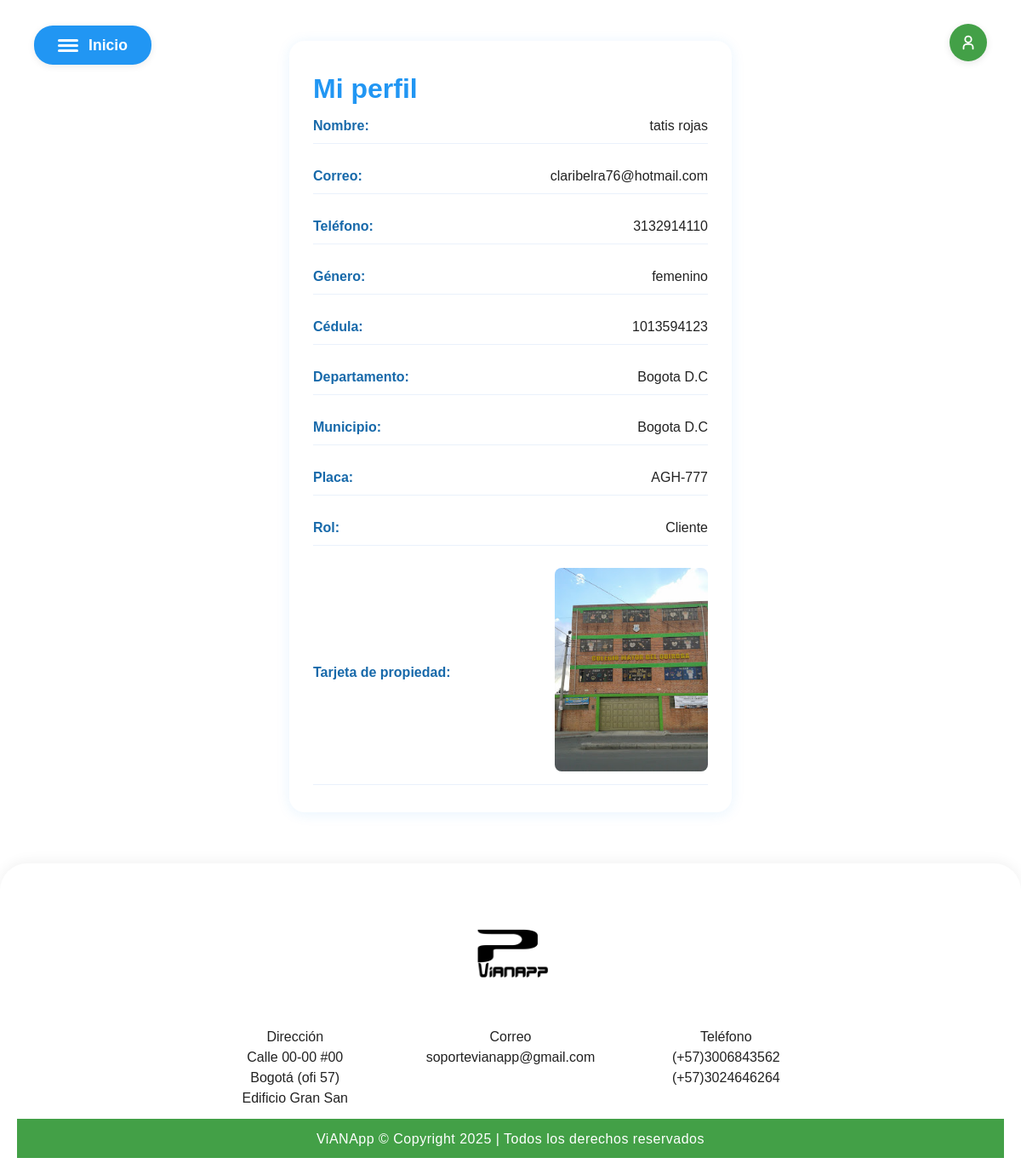
Page /profile/ (signed in) on the committed database.
### core/models.py (models this page shows, shortened)
class Profile(models.Model):
    ROLES = (
        ('admin', 'Admin'),
        ('cliente', 'Cliente'),
        ('parqueadero', 'Parqueadero'),
    )
    user = models.OneToOneField(User, on_delete=models.CASCADE)
    rol = models.CharField(max_length=20, choices=ROLES, default='cliente')
    nombres = models.CharField(max_length=100)
    apellidos = models.CharField(max_length=100)
    telefono = models.CharField(max_length=20)
    genero = models.CharField(max_length=20, blank=True)
    cedula = models.CharField(max_length=30)
    departamento = models.CharField(max_length=50)
    municipio = models.CharField(max_length=50)
    placa = models.CharField(max_length=20)
    tarjeta = models.ImageField(upload_to='tarjetas/', blank=True, null=True)

### core/urls.py (the view)
# urls.py: path('profile/', profile, name='profile'),
@login_required
def profile(request):
    return render(request, 'core/profile.html', {'user': request.user, 'profile': request.user.profile})

### core/templates/core/profile.html (shortened to what this page needs)
{% extends 'core/base.html' %}
{% load static %}
    {% block content %}
    <div class="profile-outer">
        <h1 class="azul">Mi perfil</h1>
        <div class="profile-card">
            <div class="profile-row">
                <span class="profile-label">Nombre:</span>
                <span class="profile-value">{{ profile.nombres }} {{ profile.apellidos }}</span>
            </div>
            <div class="profile-row">
                <span class="profile-label">Correo:</span>
                <span class="profile-value">{{ user.email }}</span>
            </div>
            <div class="profile-row">
                <span class="profile-label">Teléfono:</span>
                <span class="profile-value">{{ profile.telefono }}</span>
            </div>
            <div class="profile-row">
                <span class="profile-label">Género:</span>
                <span class="profile-value">{{ profile.genero }}</span>
            </div>
            <div class="profile-row">
                <span class="profile-label">Cédula:</span>
                <span class="profile-value">{{ profile.cedula }}</span>
            </div>
            <div class="profile-row">
                <span class="profile-label">Departamento:</span>
                <span class="profile-value">{{ profile.departamento }}</span>
            </div>
            <div class="profile-row">
                <span class="profile-label">Municipio:</span>
                <span class="profile-value">{{ profile.municipio }}</span>
            </div>
            <div class="profile-row">
                <span class="profile-label">Placa:</span>
                <span class="profile-value">{{ profile.placa }}</span>
            </div>
            <div class="profile-row">
                <span class="profile-label">Rol:</span>
                <span class="profile-value">{{ profile.rol|title }}</span>
            </div>
            {% if profile.tarjeta %}
            <div class="profile-row">
                <span class="profile-label">Tarjeta de propiedad:</span>
                <span class="profile-value"><img src="{{ profile.tarjeta.url }}" alt="Tarjeta" style="max-width:180px; border-radius:8px;" /></span>
            </div>
            {% endif %}
        </div>
    </div>
    {% endblock %}

### core/templates/core/base.html (shortened to what this page needs)
<!DOCTYPE html>
<html lang="es">
<head>
    {% load static %}
    <link rel="stylesheet" href="{% static 'core/style.css' %}">
</head>
<body>
    <a href="/" class="btn-inicio" id="inicio-link" style="display: flex; align-items: center; gap: 8px;">
        <span class="menu-icon" id="menu-toggle" style="cursor:pointer; display: flex; flex-direction: column; gap: 3px;">
            <span class="menu-line"></span>
            <span class="menu-line"></span>
            <span class="menu-line"></span>
        </span>
        <span>Inicio</span>
    </a>
    <div class="btns-superior-derecha">
        {% if user.is_authenticated %}
            <div class="user-menu-container">
                <a href="#" class="btn-circular" id="user-menu-toggle">
                    <svg width="22" height="22" viewBox="0 0 24 24" fill="none" stroke="#fff" stroke-width="2" stroke-linecap="round" stroke-linejoin="round"><circle cx="12" cy="8" r="4"/><path d="M6 20v-2a4 4 0 0 1 4-4h4a4 4 0 0 1 4 4v2"/></svg>
                </a>
            </div>
        {% endif %}
    </div>
    {% block content %}{% endblock %}
    <footer class="footer-vianapp">
        <div class="footer-content">
            <div class="footer-logo footer-logo-left">
                <img src="{% static 'core/img/logofooter.png' %}" alt="VianApp Logo">
            </div>
            <div class="footer-info footer-info-horizontal">
                <div class="footer-col">
                    <span class="footer-title">Dirección</span><br>
                    Calle 00-00 #00<br>
                    Bogotá (ofi 57)<br>
                    Edificio Gran San
                </div>
                <div class="footer-col">
                    <span class="footer-title">Correo</span><br>
                    soportevianapp@gmail.com
                </div>
                <div class="footer-col">
                    <span class="footer-title">Teléfono</span><br>
                    (+57)3006843562<br>
                    (+57)3024646264
                </div>
            </div>
        </div>
        <div class="footer-copyright">
            <span>ViANApp &copy; Copyright 2025 | Todos los derechos reservados</span>
        </div>
    </footer>
</body>
</html>

### core/static/core/style.css (style rules this page uses)
* { margin: 0; padding: 0; box-sizing: border-box; }
.azul { color: #2196f3 !important; font-weight: 700; }
body { font-family: Arial, sans-serif; line-height: 1.5; }
.btn-inicio { position: absolute; top: 30px; left: 40px; background: #2196f3; color: #fff; padding: 10px 28px; border-radius: 22px; font-size: 1.1rem; font-weight: 600; text-decoration: none; box-shadow: 0 2px 8px rgba(0,0,0,0.08); z-index: 10; transition: background 0.2s; }
.btns-superior-derecha { position: absolute; top: 28px; right: 40px; display: flex; gap: 16px; z-index: 10; }
.btn-circular { width: 44px; height: 44px; background: #43a047; border-radius: 50%; display: flex; align-items: center; justify-content: center; box-shadow: 0 2px 8px rgba(0,0,0,0.10); text-decoration: none; transition: background 0.2s; }
footer { padding: 20px; text-align: center; background: #0632c4; color: white; }
.footer-vianapp { background: transparent; margin-top: 60px; border-top-left-radius: 32px; border-top-right-radius: 32px; box-shadow: 0 -2px 16px rgba(0,0,0,0.06); overflow: hidden; }
.footer-content { display: flex; flex-direction: column; align-items: center; justify-content: center; padding: 40px 40px 0 40px; gap: 24px; }
.footer-info { display: flex; gap: 48px; flex: 1; }
.footer-logo img { max-width: 120px; margin-left: 0; }
.footer-copyright { background: #43a047; color: #fff; text-align: center; font-size: 1rem; padding: 12px 0 10px 0; letter-spacing: 0.5px; }
.footer-logo.footer-logo-left { display: flex; align-items: center; justify-content: flex-start; flex: 0 0 auto; margin: 0 0 18px 0; }
.footer-info.footer-info-horizontal { display: flex; flex-direction: row; gap: 64px; align-items: flex-start; justify-content: center; flex: 1; }
.footer-col { font-size: 1rem; color: #222; margin-bottom: 12px; min-width: 180px; text-align: center; }
.menu-icon { cursor: pointer; display: flex; flex-direction: column; gap: 3px; justify-content: center; align-items: flex-start; height: 24px; width: 28px; }
.menu-line { width: 24px; height: 3px; background: #fff; border-radius: 2px; display: block; transition: background 0.2s; }
.profile-outer { max-width: 520px; margin: 48px auto 0 auto; background: #fff; border-radius: 18px; box-shadow: 0 2px 16px rgba(33,150,243,0.10); padding: 32px 28px; }
.profile-card { display: flex; flex-direction: column; gap: 18px; }
.profile-row { display: flex; justify-content: space-between; align-items: center; padding: 8px 0; border-bottom: 1px solid #eaf1fb; }
.profile-label { font-weight: 600; color: #1769aa; min-width: 120px; }
.profile-value { color: #222; font-weight: 400; word-break: break-word; }

### rows in the picture
Profile: nombres "tatis", apellidos "rojas", telefono "3132914110", genero "femenino", cedula "1013594123", departamento "Bogota D.C", municipio "Bogota D.C", placa "AGH-777", rol "Cliente", tarjeta (picture)

### other values in the picture
{{ user.email }} "claribelra76@hotmail.com"
